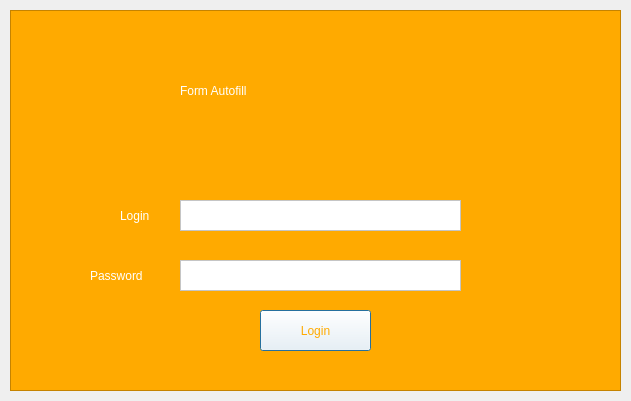
<?xml version="1.0" encoding="UTF-8"?>
<ui version="4.0">
 <class>login_screen</class>
 <widget class="QDialog" name="login_screen">
  <property name="geometry">
   <rect>
    <x>0</x>
    <y>0</y>
    <width>631</width>
    <height>401</height>
   </rect>
  </property>
  <property name="windowTitle">
   <string>Dialog</string>
  </property>
  <property name="autoFillBackground">
   <bool>true</bool>
  </property>
  <widget class="QFrame" name="login_frame">
   <property name="geometry">
    <rect>
     <x>10</x>
     <y>10</y>
     <width>611</width>
     <height>381</height>
    </rect>
   </property>
   <property name="autoFillBackground">
    <bool>false</bool>
   </property>
   <property name="styleSheet">
    <string notr="true">background-color: rgb(255, 170, 0);</string>
   </property>
   <property name="frameShape">
    <enum>QFrame::StyledPanel</enum>
   </property>
   <property name="frameShadow">
    <enum>QFrame::Raised</enum>
   </property>
   <widget class="QLabel" name="app_name_label">
    <property name="geometry">
     <rect>
      <x>170</x>
      <y>40</y>
      <width>291</width>
      <height>81</height>
     </rect>
    </property>
    <property name="styleSheet">
     <string notr="true">color: rgb(255, 255, 255);
font: 36pt &quot;Bahnschrift SemiLight&quot;;
</string>
    </property>
    <property name="text">
     <string>Form Autofill</string>
    </property>
   </widget>
   <widget class="QTextEdit" name="login_form">
    <property name="geometry">
     <rect>
      <x>170</x>
      <y>190</y>
      <width>281</width>
      <height>31</height>
     </rect>
    </property>
    <property name="maximumSize">
     <size>
      <width>281</width>
      <height>31</height>
     </size>
    </property>
    <property name="styleSheet">
     <string notr="true">background-color: rgb(255, 255, 255);</string>
    </property>
   </widget>
   <widget class="QTextEdit" name="password_form">
    <property name="geometry">
     <rect>
      <x>170</x>
      <y>250</y>
      <width>281</width>
      <height>31</height>
     </rect>
    </property>
    <property name="styleSheet">
     <string notr="true">background-color: rgb(255, 255, 255);</string>
    </property>
   </widget>
   <widget class="QLabel" name="login_label">
    <property name="geometry">
     <rect>
      <x>110</x>
      <y>190</y>
      <width>51</width>
      <height>31</height>
     </rect>
    </property>
    <property name="styleSheet">
     <string notr="true">font: 75 14pt &quot;MS Shell Dlg 2&quot;;
color: rgb(255, 255, 255);</string>
    </property>
    <property name="text">
     <string>Login</string>
    </property>
   </widget>
   <widget class="QLabel" name="password_label">
    <property name="geometry">
     <rect>
      <x>80</x>
      <y>250</y>
      <width>81</width>
      <height>31</height>
     </rect>
    </property>
    <property name="styleSheet">
     <string notr="true">font: 75 14pt &quot;MS Shell Dlg 2&quot;;
color: rgb(255, 255, 255);</string>
    </property>
    <property name="text">
     <string>Password</string>
    </property>
   </widget>
   <widget class="QPushButton" name="login_button">
    <property name="geometry">
     <rect>
      <x>250</x>
      <y>300</y>
      <width>111</width>
      <height>41</height>
     </rect>
    </property>
    <property name="styleSheet">
     <string notr="true">font: 75 14pt &quot;MS Shell Dlg 2&quot;;
background-color: rgb(255, 255, 255);
color: rgb(255, 170, 0);</string>
    </property>
    <property name="text">
     <string>Login</string>
    </property>
   </widget>
  </widget>
 </widget>
 <resources/>
 <connections/>
</ui>
